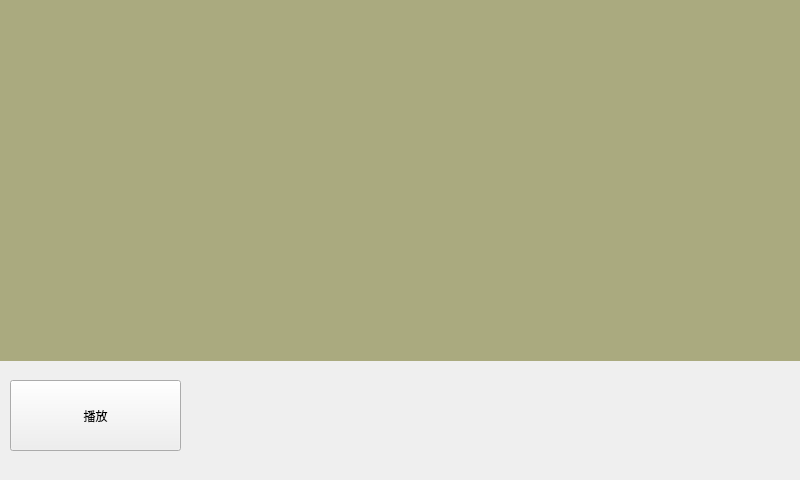
<?xml version="1.0" encoding="UTF-8"?>
<ui version="4.0">
 <class>QPlayer</class>
 <widget class="QMainWindow" name="QPlayer">
  <property name="geometry">
   <rect>
    <x>0</x>
    <y>0</y>
    <width>800</width>
    <height>480</height>
   </rect>
  </property>
  <property name="windowTitle">
   <string>QPlayer</string>
  </property>
  <widget class="QWidget" name="centralWidget">
   <widget class="QPushButton" name="addBtn">
    <property name="geometry">
     <rect>
      <x>10</x>
      <y>380</y>
      <width>171</width>
      <height>71</height>
     </rect>
    </property>
    <property name="text">
     <string>播放</string>
    </property>
   </widget>
   <widget class="QLabel" name="label">
    <property name="geometry">
     <rect>
      <x>0</x>
      <y>0</y>
      <width>801</width>
      <height>361</height>
     </rect>
    </property>
    <property name="styleSheet">
     <string notr="true">background-color: rgb(170, 170, 127);</string>
    </property>
    <property name="text">
     <string/>
    </property>
   </widget>
  </widget>
 </widget>
 <layoutdefault spacing="6" margin="11"/>
 <resources/>
 <connections/>
</ui>
